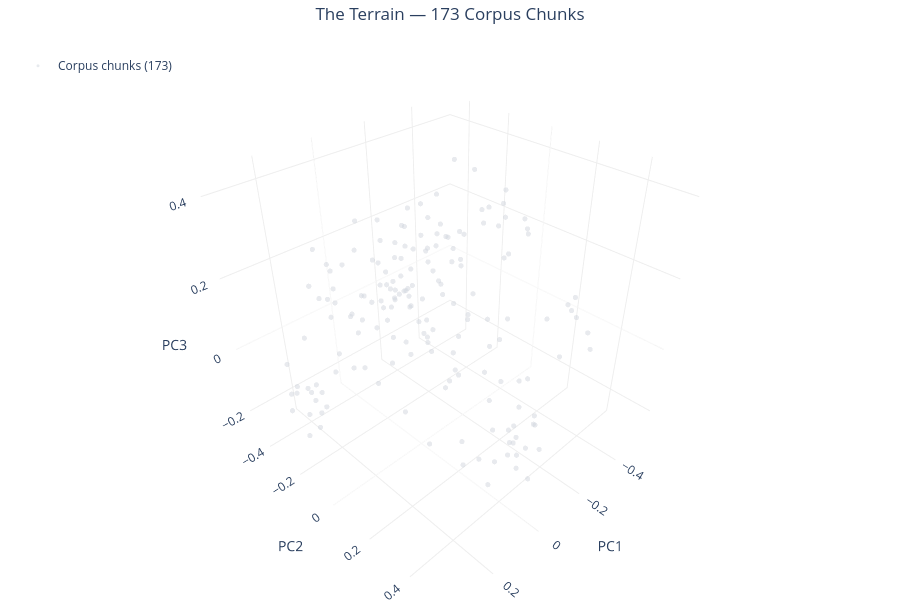

Notebook code for this chart:
### Markdown cell above
## Step 2 — The Terrain

Here is the full Northbrook corpus. Every dot is one chunk. These are the things retrieval has to choose from.

Nothing is highlighted yet. No queries, no answers — just the neighborhood.

### Code cell
fig = go.Figure()

fig.add_trace(go.Scatter3d(
    x=cache["chunk_proj"][:, 0],
    y=cache["chunk_proj"][:, 1],
    z=cache["chunk_proj"][:, 2],
    mode="markers",
    marker=dict(size=3, color=COLORS["corpus"], opacity=0.5),
    name="Corpus chunks (173)",
    hovertext=[f"{s}<br>{t[:120]}..." for s, t in zip(cache["chunk_sources"], cache["chunk_texts"])],
    hoverinfo="text",
))

fig.update_layout(**base_layout("The Terrain — 173 Corpus Chunks"))
fig.show()

### Figure 1 — Plotly figure (JSON) as saved in the notebook; plotly's stock layout.template omitted (floating-point values rounded to 4 significant figures; data arrays with more than 128 entries replaced by an {"elided": "..."} marker saying what was removed)
{"data": [{"hoverinfo": "text", "hovertext": {"elided": "173 str values"}, "marker": {"color": "#D0D5DD", "opacity": 0.5, "size": 3}, "mode": "markers", "name": "Corpus chunks (173)", "type": "scatter3d", "x": {"elided": "173 float values"}, "y": {"elided": "173 float values"}, "z": {"elided": "173 float values"}}], "layout": {"height": 600, "legend": {"bgcolor": "rgba(255,255,255,0.7)", "x": 0.02, "y": 0.98}, "margin": {"b": 0, "l": 0, "r": 0, "t": 40}, "scene": {"aspectmode": "cube", "xaxis": {"backgroundcolor": "white", "gridcolor": "#EEE", "showgrid": true, "title": {"text": "PC1"}}, "yaxis": {"backgroundcolor": "white", "gridcolor": "#EEE", "showgrid": true, "title": {"text": "PC2"}}, "zaxis": {"backgroundcolor": "white", "gridcolor": "#EEE", "showgrid": true, "title": {"text": "PC3"}}}, "showlegend": true, "title": {"text": "The Terrain — 173 Corpus Chunks", "x": 0.5, "xanchor": "center"}}}
